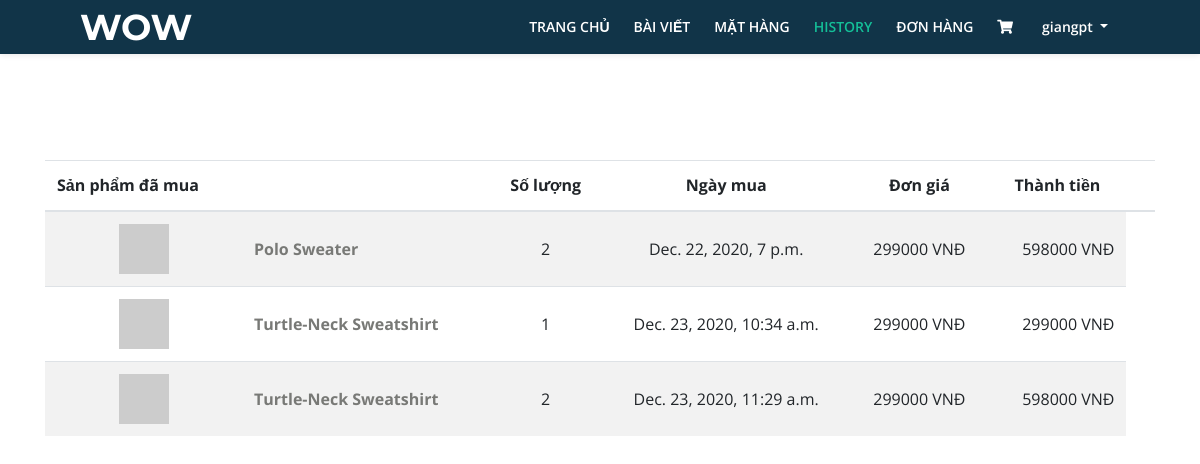
The page /view_history/10/ (signed in) on the database its author committed.
### Page/models.py (models this page shows)
class CartItem(models.Model):
    id_product = models.ForeignKey(Product, on_delete=models.CASCADE, null=True, blank=True)
    id_cart = models.ForeignKey(Cart, on_delete=models.CASCADE, null=True, blank=True)
    num = models.IntegerField(default=0, null=True, blank=True)
    sum_product = models.FloatField(default=0, null=True, blank=True)
    is_checked = models.BooleanField(default=False)

class Product(models.Model):
    title = models.CharField(max_length=200, null=True, blank=True)
    description = models.CharField(max_length=3000, null=True, blank=True)
    img = models.FileField(upload_to='pro_image', null=True, blank=True)
    price = models.FloatField(default=0, null=True, blank=True)
    is_sale = models.BooleanField(default=False)
    price_sale = models.FloatField(default=0, null=True, blank=True)
    type = models.CharField(max_length=300, null=True, blank=True)
    size = models.CharField(max_length=10, null=True, blank=True)
    source = models.CharField(max_length=100, null=True, blank=True)
    for_male = models.BooleanField(default=False)
    for_female = models.BooleanField(default=False)
    TTs = models.TimeField(auto_now=True)
    TTe = models.TimeField(null=True, blank=True)
    def __str__(self):
        return self.title

class Order(models.Model):
    id_cart = models.ForeignKey(Cart, on_delete=models.CASCADE, null=True, blank=True)
    id_user = models.ForeignKey(User, on_delete=models.CASCADE, null=True, blank=True)
    status_choice = (
        ('pending', 'pending'),
        ('confirm', 'confirm'),
        ('paid', 'paid'),
        ('shipping', 'shipping'),
        ('completed', 'completed'),
    )
    status = models.CharField(max_length=10, choices=status_choice, null=True, blank=True)
    address = models.TextField(max_length=1000, null=True, blank=True)

class Cart(models.Model):
    id_user = models.ForeignKey(User, on_delete=models.CASCADE, null=True, blank=True)
    total_price = models.IntegerField(null=True, blank=True)
    CreateAt = models.DateTimeField(auto_now=True)
    is_new = models.BooleanField(default=True)
    is_pending = models.BooleanField(default=True)

### Page/views.py (the view)
# urls.py: url(r'^view_history/(?P<id_user>\w+)/$', ViewHistory.as_view(), name='page_ViewHistory'),
class ViewHistory(TemplateView, LoginRequiredMixin):
    login_url = '/'
    template_name = '../Templates/Base_History.html'
    def get(self, request, id_user):
        if request.user.is_authenticated():
            user_id = get_object_or_404(User, id=id_user)
            order = Order.objects.filter(id_user=user_id, status="completed")
            cartItem = CartItem.objects.all()
            content = {
                'order': order,
                'cartItem': cartItem,
            }
            return render(request, self.template_name, content)
        else:
            return HttpResponseRedirect(reverse('Page:page_login'))

### Templates/Base_History.html (shortened to what this page needs)
<!DOCTYPE html>
<html lang="en">
<head>
    <link href="/static/css/bootstrap.css" rel="stylesheet">
    <link href="/static/css/fontawesome-all.css" rel="stylesheet">
    <link href="/static/css/swiper.css" rel="stylesheet">
	<link href="/static/css/magnific-popup.css" rel="stylesheet">
    <link href="/static/css/styles_base_UI_home.css" rel="stylesheet">
</head>
<body>
    <section class="jumbotron jumbotron-fluid" style="background-color: transparent;">
        <div class="container">
            {% include 'NavigationBar/nav_User_or_Manager.html' %}
         </div>
    </section>
    <div class="container">
        <div class="row">
            <div class="col-12">
                <div class="table-responsive">
                    <table class="table table-striped">
                        <thead>
                            <tr class = "text-center">
                                <th scope="col" class="text-left">Sản phẩm đã mua</th>
                                <th scope="col"></th>
                                <th scope="col">Số lượng</th>
                                <th scope="col">Ngày mua</th>
                                <th scope="col">Đơn giá</th>
                                <th scope="col">Thành tiền</th>
                                <th> </th>
                            </tr>
                        </thead>
                        <tbody>
                            {% for od in order %}
                                {% if od.status == 'completed' %}
                                    {% for item in cartItem %}
                                        {% if item.id_cart == od.id_cart %}
                                            <tr class = "text-center">
                                                <td class = "align-middle">
                                                    <img src="https://dummyimage.com/50x50/55595c/fff" />
                                                </td>
                                                <td class = "text-left align-middle">
                                                    <a href="{% url 'Page:page_ViewDetail' item.id_product.id %}"
                                                    role="button" class="font-weight-bold text-capitalize"
                                                    style="text-decoration: none;"
                                                    >{{item.id_product}}</a>
                                                </td>
                                                <td class = "align-middle">
                                                    {{item.num}}
                                                </td>
                                                <td class = "align-middle">
                                                    {{od.id_cart.CreateAt}}
                                                </td>
                                                <td class = align-middle>
                                                    {{item.id_product.price_sale|floatformat:'-1'}} VNĐ
                                                </td>
                                                <td class = "text-right align-middle">
                                                    {{item.sum_product|floatformat:'-1'}} VNĐ
                                                </td>
                                            </tr>
                                        {% endif %}
                                    {% endfor %}
                                {% endif %}
                            {% endfor %}
                        </tbody>
                    </table>
                </div>
            </div>
        </div>
    </div>
</body>
</html>

### Templates/NavigationBar/nav_User_or_Manager.html (shortened to what this page needs)
<!DOCTYPE html>
<html lang="en">
<head>
    <link href="/static/css/bootstrap.css" rel="stylesheet">
    <link href="/static/css/fontawesome-all.css" rel="stylesheet">
    <link href="/static/css/swiper.css" rel="stylesheet">
    <link href="/static/css/magnific-popup.css" rel="stylesheet">
    <link href="/static/css/styles_base_UI_home.css" rel="stylesheet">
</head>
<body>
    <nav class="navbar navbar-expand-md navbar-dark navbar-custom fixed-top top-nav-collapse">
        <a class="navbar-brand logo-text page-scroll" href="{% url 'Page:page_Index_User' %}">WOW</a>
        <div class="collapse navbar-collapse" id="navbarsExampleDefault">
            <ul class="navbar-nav ml-auto">
                <li class="nav-item">
                    <a class="nav-link" href="{% url 'Page:page_Index_User' %}">TRANG CHỦ<span class="sr-only">(current)</span></a>
                </li>
                <li class="nav-item">
                    <a class="nav-link posts-page" href="{% url 'Page:page_blog_page' %}">BÀI VIẾT</a>
                </li>
                <li class="nav-item">
                    <a class="nav-link products-page" href="{% url 'Page:page_product_list' %}">MẶT HÀNG</a>
                </li>
                {% if user.customer.type == "US" %}
                    <li class="nav-item">
                        <a class="nav-link history" href="{% url 'Page:page_ViewHistory' user.id %}">HISTORY</a>
                    </li>
                    <li class="nav-item">
                        <a class="nav-link bill_status" href="{% url 'Page:page_ViewProductUserBuy' user.id %}">ĐƠN HÀNG</a>
                    </li>
                    <li class="nav-item">
                        <a href="{% url 'Page:page_BaseViewCart' user.id %}" class="icon-shopping-cart nav-link">
                            <i class="fa">&#xf07a;</i>
                        </a>
                    </li>
                {% endif %}
                <li class="nav-item dropdown">
                    <a class="nav-link dropdown-toggle page-scroll" id="navbarDropdown" role="button" aria-haspopup="true" aria-expanded="false">{{user.username}} </a>
                </li>
            </ul>
        </div>
    </nav>
</body>
</html>

### static/css/styles_base_UI_home.css (style rules this page uses)
body, html { width: 100%; height: 100%; }
body, p { color: #787976; font: 400 1rem/1.5625rem "Open Sans", sans-serif; }
a { color: #787976; text-decoration: underline; }
.navbar-custom { padding-top: 0.375rem; padding-bottom: 0.375rem; background-color: #113448; box-shadow: 0 0.0625rem 0.375rem 0 rgba(0, 0, 0, 0.1); font: 600 0.875rem/0.875rem "Open Sans", sans-serif; transition: all 0.2s; }
.navbar-custom .navbar-brand { font-size: 0; }
.navbar-custom .navbar-brand.logo-text { margin-top: 0.25rem; margin-bottom: 0.25rem; font: 700 2.25rem/1.5rem "Montserrat", sans-serif; color: #fff; text-decoration: none; }
.navbar-custom .navbar-nav { margin-top: 0.75rem; margin-bottom: 0.5rem; }
.navbar-custom .nav-item .nav-link { padding: 0.625rem 0.75rem 0.625rem 0.75rem; color: #fff; text-decoration: none; transition: all 0.2s ease; }
@media (min-width: 768px) { .navbar-custom { padding: 2.125rem 1.5rem 2.125rem 2rem; box-shadow: none; background: transparent; } }
@media (min-width: 768px) { .navbar-custom .navbar-brand.logo-text { color: #fff; } }
@media (min-width: 768px) { .navbar-custom .navbar-nav { margin-top: 0; margin-bottom: 0; } }
@media (min-width: 768px) { .navbar-custom .nav-item .nav-link { padding: 0.25rem 0.75rem 0.25rem 0.75rem; } }
@media (min-width: 768px) { .navbar-custom.top-nav-collapse { padding: 0.375rem 1.5rem 0.375rem 2rem; box-shadow: 0 0.0625rem 0.375rem 0 rgba(0, 0, 0, 0.1); background-color: #113448; } }
@media (min-width: 768px) { .navbar-custom.top-nav-collapse .navbar-brand.logo-text { color: #fff; } }
@media (min-width: 768px) { .navbar-custom.top-nav-collapse .nav-item .nav-link { color: #fff; } }
@media (min-width: 1200px) { .navbar-custom { padding-right: 5rem; padding-left: 5rem; } }
@media (min-width: 1200px) { .navbar-custom.top-nav-collapse { padding-right: 5rem; padding-left: 5rem; } }

### Templates/Base_History.html (style rules this page uses)
.history { color: #14bf98!important; }

### rows shown on the page
Order: id_cart.CreateAt "Dec. 22, 2020, 7 p.m."
CartItem: id_product "Polo Sweater", num "2", id_product.price_sale "299000", sum_product "598000"
Order: id_cart.CreateAt "Dec. 23, 2020, 10:34 a.m."
CartItem: id_product "Turtle-Neck Sweatshirt", num "1", id_product.price_sale "299000", sum_product "299000"
Order: id_cart.CreateAt "Dec. 23, 2020, 11:29 a.m."
CartItem: id_product "Turtle-Neck Sweatshirt", num "2", id_product.price_sale "299000", sum_product "598000"

### other values the page prints
{{ user.username }} "giangpt"
